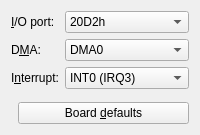
     <widget class="QWidget" name="sndSb16Tab">
      <attribute name="title">
       <string>SB16</string>
      </attribute>
      <layout class="QVBoxLayout" name="sndSb16TabLayout">
       <item>
        <layout class="QFormLayout" name="sndSb16TabForm">
         <item row="0" column="0">
          <widget class="QLabel" name="SNDSB16IOLabel">
           <property name="text">
            <string>&amp;I/O port:</string>
           </property>
           <property name="buddy">
            <cstring>SNDSB16IO</cstring>
           </property>
          </widget>
         </item>
         <item row="0" column="1">
          <widget class="QComboBox" name="SNDSB16IO">
           <item>
            <property name="text">
             <string>20D2h</string>
            </property>
           </item>
           <item>
            <property name="text">
             <string>20D4h</string>
            </property>
           </item>
           <item>
            <property name="text">
             <string>20D6h</string>
            </property>
           </item>
           <item>
            <property name="text">
             <string>20D8h</string>
            </property>
           </item>
           <item>
            <property name="text">
             <string>20DAh</string>
            </property>
           </item>
           <item>
            <property name="text">
             <string>20DCh</string>
            </property>
           </item>
           <item>
            <property name="text">
             <string>20DEh</string>
            </property>
           </item>
          </widget>
         </item>
         <item row="1" column="0">
          <widget class="QLabel" name="SNDSB16DMALabel">
           <property name="text">
            <string>D&amp;MA:</string>
           </property>
           <property name="buddy">
            <cstring>SNDSB16DMA</cstring>
           </property>
          </widget>
         </item>
         <item row="1" column="1">
          <widget class="QComboBox" name="SNDSB16DMA">
           <item>
            <property name="text">
             <string>DMA0</string>
            </property>
           </item>
           <item>
            <property name="text">
             <string>DMA3</string>
            </property>
           </item>
          </widget>
         </item>
         <item row="2" column="0">
          <widget class="QLabel" name="SNDSB16INTLabel">
           <property name="text">
            <string>I&amp;nterrupt:</string>
           </property>
           <property name="buddy">
            <cstring>SNDSB16INT</cstring>
           </property>
          </widget>
         </item>
         <item row="2" column="1">
          <widget class="QComboBox" name="SNDSB16INT">
           <item>
            <property name="text">
             <string>INT0 (IRQ3)</string>
            </property>
           </item>
           <item>
            <property name="text">
             <string>INT1 (IRQ5)</string>
            </property>
           </item>
           <item>
            <property name="text">
             <string>INT41 (IRQ10)</string>
            </property>
           </item>
           <item>
            <property name="text">
             <string>INT5 (IRQ12)</string>
            </property>
           </item>
          </widget>
         </item>
        </layout>
       </item>
       <item>
        <spacer name="sndSb16TabSpacer">
         <property name="orientation">
          <enum>Qt::Vertical</enum>
         </property>
        </spacer>
       </item>
       <item>
        <layout class="QHBoxLayout" name="sndSb16TabButtons">
         <item>
          <spacer name="sndSb16TabButtonSpacer">
           <property name="orientation">
            <enum>Qt::Horizontal</enum>
           </property>
          </spacer>
         </item>
         <item>
          <widget class="QPushButton" name="sndSb16TabDefaults">
           <property name="text">
            <string>Board &amp;defaults</string>
           </property>
          </widget>
         </item>
        </layout>
       </item>
      </layout>
     </widget>
